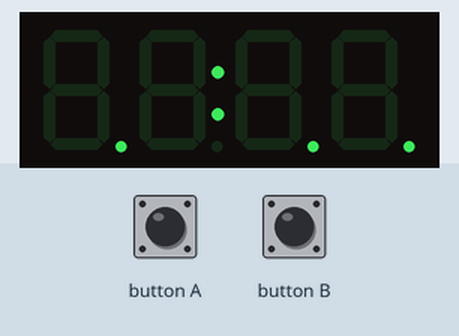
This program was run on a simulated Calliope mini (MakeCode). Shown: 4-digit seven-segment display. The inputs (shaded band) are chosen by the test bench. Random numbers come from a fixed seed.

Above: at 1.2 s.
1.3 s: button B pressed for 0.15 s
At 2.6 s:
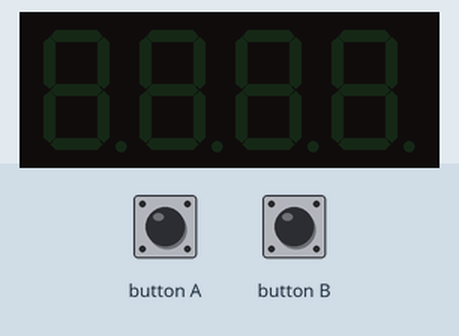
2.9 s: button A pressed for 0.15 s
At 3.9 s:
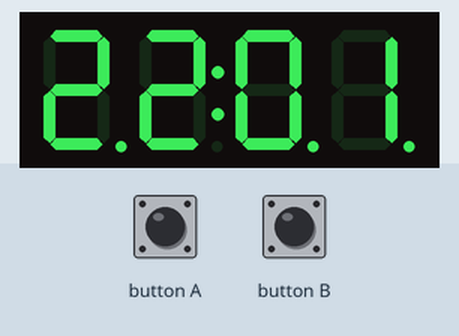
4.5 s: button A pressed for 0.15 s
At 5.1 s:
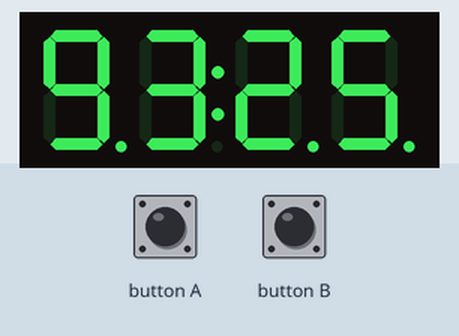
Timing chart, 0 to 7.5 s (numbered marks = the images above; inputs shaded):
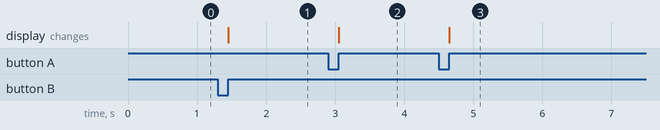

The program:

main.ts
```typescript
input.onButtonEvent(Button.A, input.buttonEventClick(), function () {
    _4ZiffernDisplay.show(randint(0, 9999))
})
input.onButtonEvent(Button.B, input.buttonEventClick(), function () {
    _4ZiffernDisplay.clear()
})
let _4ZiffernDisplay: grove.TM1637 = null
_4ZiffernDisplay = grove.createDisplay(DigitalPin.C16, DigitalPin.C17)
_4ZiffernDisplay.point(true)
_4ZiffernDisplay.set(5)
basic.forever(function () {

})
```

test.ts
```typescript
// Hier kann man Tests durchführen; diese Datei wird nicht kompiliert, wenn dieses Paket als Erweiterung verwendet wird.
```

Measured:
- after the input at 1.3 s, the display: changes after 0.15 s (image 1)
- after the input at 2.9 s, the display: changes after 0.15 s (image 2)
- after the input at 4.5 s, the display: changes after 0.15 s (image 3)
